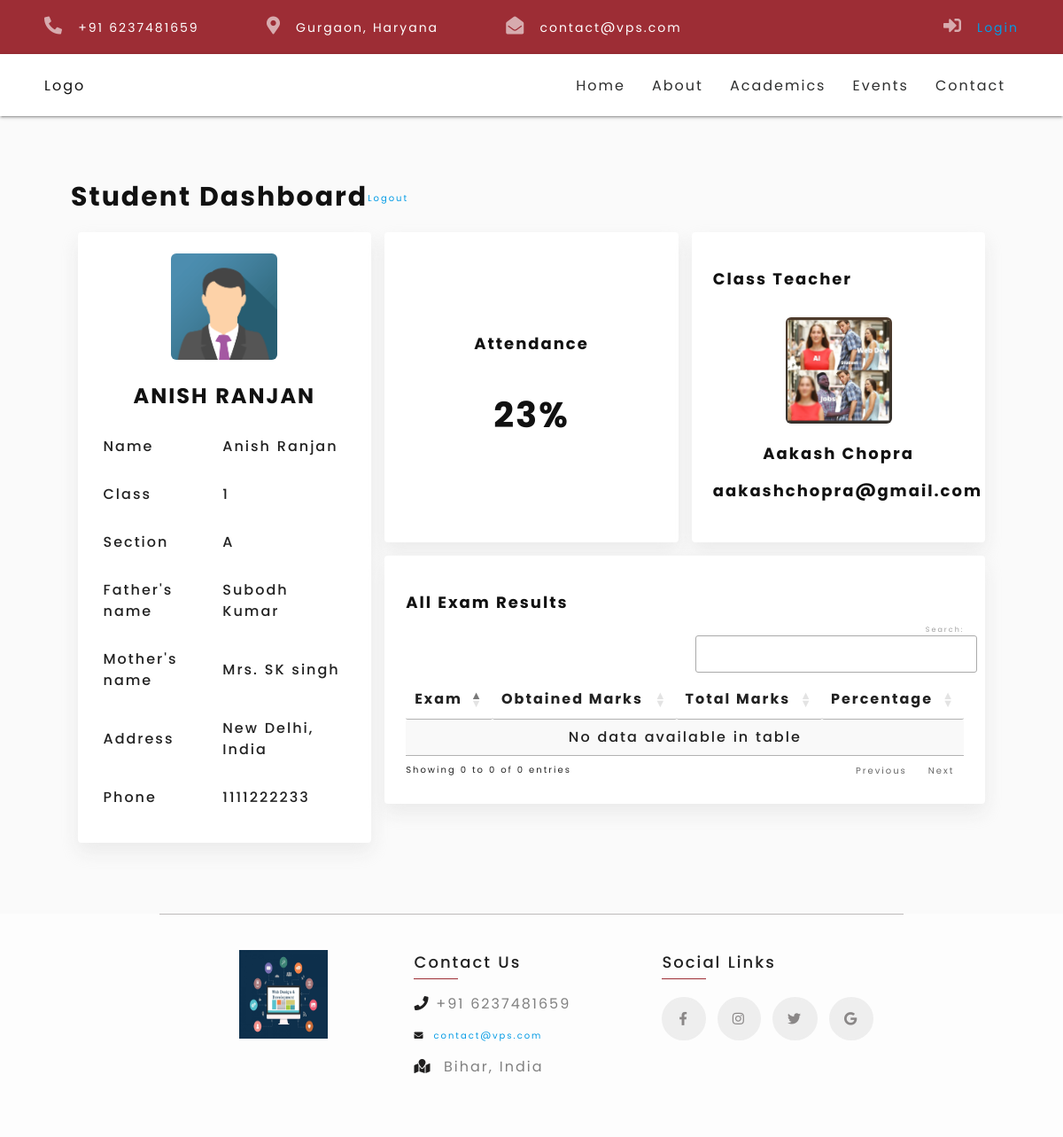
The app's page /student-profile/1/ (signed in), older data.
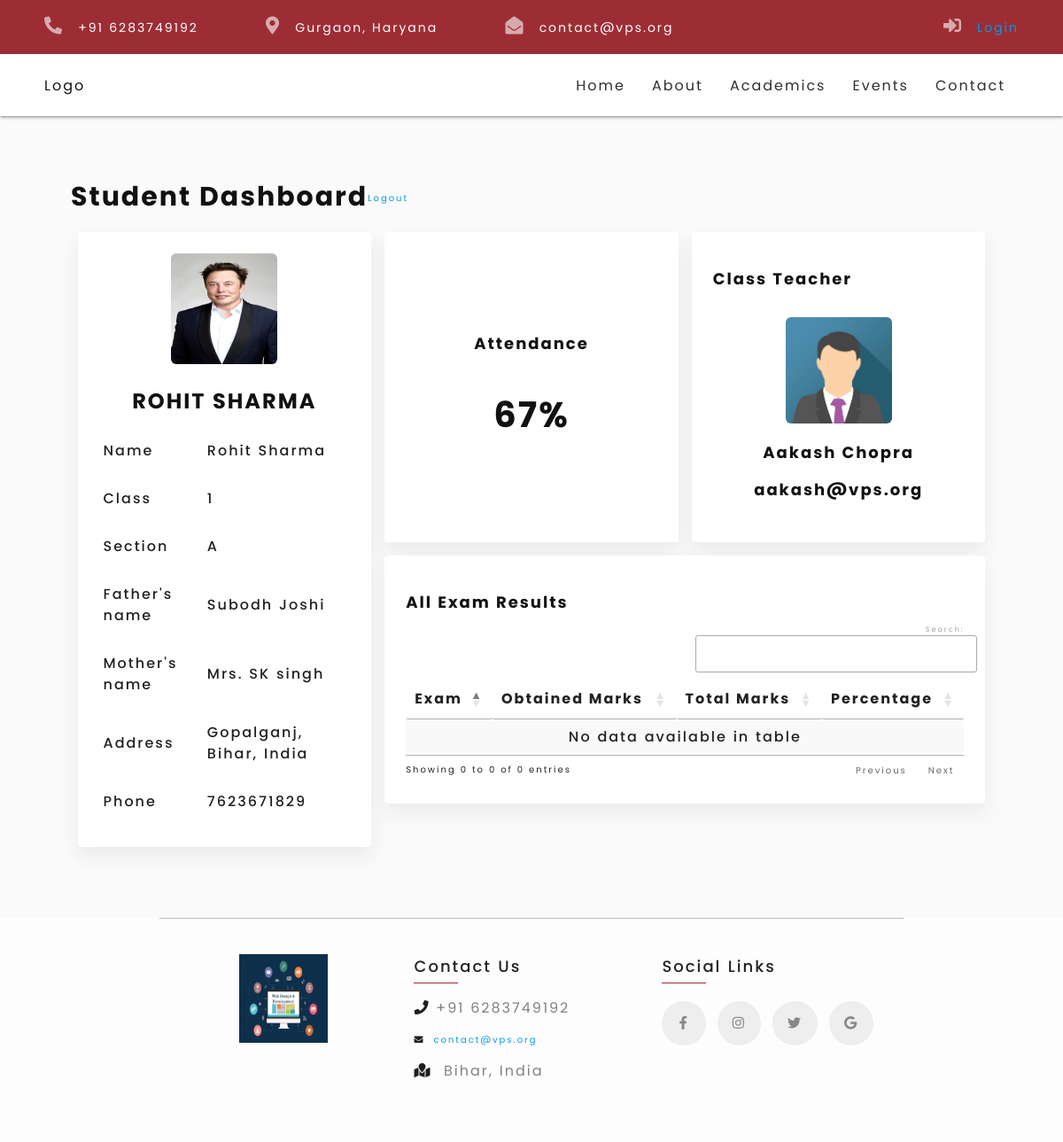
The same page, newer data.
### aboutAndStaffs/models.py (models this page shows, shortened)
class About(models.Model):
    logo = models.ImageField(upload_to="images")
    description = models.TextField(max_length=500)
    facebook = models.URLField(null=True)
    instagram = models.URLField(null=True)
    twitter = models.URLField(null=True)
    email = models.EmailField(null=True)
    contact = models.IntegerField(default=0)
    school_address = models.CharField(max_length=20, null=True)

### student/models.py (models this page shows, shortened)
class Student(models.Model):
    image = models.ImageField(upload_to="images", null=True)
    student_id = models.IntegerField(default=0)
    full_name = models.CharField(max_length=20)
    student_class = models.ForeignKey(Students_Class, on_delete=models.PROTECT)
    section = models.CharField(max_length=1)
    session_start = models.DateField()
    session_end = models.DateField()
    dob = models.DateField()
    father_name = models.CharField(max_length=20)
    contact_number = models.IntegerField(default=0)
    address = models.CharField(max_length=50)
    attendance = models.IntegerField(default=0)
    user_created = models.IntegerField(default=0, null=False)
    createdBy = models.ForeignKey(Teacher, on_delete=models.PROTECT)
    createdAt = models.DateTimeField(auto_now_add=True)

class Students_Class(models.Model):
    class_name = models.CharField(max_length=10)
    strength = models.IntegerField(default=0)
    class_teacher = models.ForeignKey(Teacher, on_delete=models.DO_NOTHING)
    tution_fees = models.IntegerField(default=0)

### teacher/models.py (models this page shows)
class Teacher(models.Model):
    image = models.ImageField(upload_to="images")
    teacher_id = models.IntegerField(default=0, unique=True)
    full_name = models.CharField(max_length=20)
    email = models.EmailField()
    designation = models.CharField(max_length=15)
    contact_number = models.IntegerField(default=0, unique=True, max_length=10)
    createdAt = models.DateTimeField(auto_now_add=True)
    def __str__(self):
        return self.full_name

### student/views.py (the view)
# urls.py: path('<int:id>/', views.student_page, name="student"),
def student_page(request, id):
    if request.user.is_authenticated:
        student = Student.objects.get(pk=id)
        results = FinalResult.objects.filter(student_id=id).order_by('-id')
        if student:
            return render(request, 'student/student_profile.html', {'student': student, 'results': results })
        else:
            return HttpResponseRedirect('/')
    else:
        return HttpResponseRedirect('/login/')

### vpsBase/context_processor.py (called while the page is built)
def render_footer(request):
    footer_content = About.objects.all()[0]
    return {
        'about_content': footer_content
    }

### student/templates/student/student_profile.html (shortened to what this page needs)
{% extends 'vpsBase/base.html' %}
{% load static %}
{% block content %}
<div class="profile-page">
    <div class="student-profile" >
    <div class="d-flex flex-row w-100">
       <h3 class="heading-student">Student Dashboard</h3>
       <a href="{% url 'logout' %}" class="mt-35">Logout</a>
    </div>
    <div class="row">
        <div class="col s12 l4">
            <div class="card student-details">
                <div class="card-content">
                 <div class="profile-img mx-auto text-center">
                   <img src={{ student.image.url }} alt="profile-image" />
                 </div>
                 <h3 style="text-transform:uppercase;text-align:center;">{{ student.full_name }}</h3>
                 <table class="profile-info ">
                    <tbody>
                      <tr>
                        <td>Name</td>
                        <td>{{ student.full_name }}</td>
                      </tr>
                      <tr>
                        <td>Class</td>
                        <td>{{ student.student_class_id }}</td>
                      </tr>
                      <tr>
                        <td>Section</td>
                        <td>{{ student.section }}</td>
                      </tr>
                      <tr>
                        <td>Father's name</td>
                        <td>{{ student.father_name }}</td>
                      </tr>
                      <tr>
                        <td>Mother's name</td>
                        <td>Mrs. SK singh</td>
                      </tr>
                      <tr>
                        <td>Address</td>
                        <td>{{ student.address }}</td>
                      </tr>
                      <tr>
                        <td> Phone</td>
                        <td>{{ student.contact_number }}</td>
                      </tr>
                    </tbody>
                  </table>
                </div>
            </div>
        </div>
        <div class="col s12 l8">
            <div class="row">
                <div class="col s12 l6">
                    <div class="card">
                        <div class="card-content attendance-card d-flex flex-column justify-content-center align-items-center">
                           <h4> Attendance</h4>
                           <h1>{{ student.attendance }}%</h1>
                        </div>
                    </div>
                </div>
                <div class="col s12 l6">
                    <div class="card">
                        <div class="card-content teacher-card">
                            <h4> Class Teacher</h4>
                            <div class="teacher-info mt-30 text-center">
                                <div class="teacher-img mx-auto">
                                <img src={{ student.student_class.class_teacher.image.url }} alt="profile-image" />
                            </div>
                              <div class="teacher-contact">
                               <h4>{{ student.student_class.class_teacher }}</h4>
                               <h4>{{ student.student_class.class_teacher.email }}</h4>
                              </div>
                              </div>
                        </div>
                    </div>
                </div>
                <div class="col s12 l12">
                    <div class="card">
                      <div class="card-content">
                          <h4>All Exam Results</h4>
                            <table id="example" class="display nowrap">
                                <thead>
                                  <tr>
                                      <th>Exam</th>
                                      <th>Obtained Marks</th>
                                      <th>Total Marks</th>
                                      <th>Percentage</th>
                                  </tr>
                                </thead>
                                <tbody>
                                </tbody>
                              </table>
                      </div>
                    </div>
                </div>
              </div>
        </div>
      </div>
</div>
</div>
{% endblock content %}

### vpsBase/templates/vpsBase/base.html (shortened to what this page needs)
<!DOCTYPE html>
{% load static %}
<html lang="en">
<head>
  <link rel="stylesheet" type="text/css" href="https://cdnjs.cloudflare.com/ajax/libs/OwlCarousel2/2.0.0-beta.3/assets/owl.carousel.min.css">
  <link rel="stylesheet" type="text/css" href="https://cdnjs.cloudflare.com/ajax/libs/OwlCarousel2/2.0.0-beta.3/assets/owl.theme.default.min.css">
  <link rel="stylesheet" href="{% static 'css/materialize/materialize.min.css' %}" />
  <link rel="stylesheet" href="{% static 'css/font-awesome/all.min.css' %}" />
  <link rel="stylesheet" href="https://cdn.datatables.net/1.10.25/css/jquery.dataTables.min.css">
  <link rel="stylesheet" href="https://cdn.datatables.net/buttons/1.7.1/css/buttons.dataTables.min.css">
  <link rel="stylesheet" href="{% static 'css/custom/styles.css' %}" />
  <link rel="stylesheet" href="{% static 'css/custom/event.css' %}" />
  <link rel="stylesheet" href="{% static 'css/custom/news.css' %}" />
  <link rel="stylesheet" href="{% static 'css/custom/resources.css' %}" />
  <link rel="stylesheet" href="{% static 'css/custom/home.css' %}" />
  <link rel="stylesheet" href="{% static 'css/custom/student-profile.css' %}" />
  <link rel="stylesheet" href="{% static 'css/custom/footer.css' %}" />
  <link rel="stylesheet" href="{% static 'css/custom/utils.css' %}" />
  <link rel="stylesheet" href="{% static 'fonts/poppins_font.css' %}" />
</head>
<body>
  {% include './navbar.html' %}
   {% block content %}{% endblock content %}
   {% include './footer.html' %}
</body>
</html>

### vpsBase/templates/vpsBase/navbar.html (shortened to what this page needs)
{% load static %}
<div class="navbar-top-panel ">
    <div class="navbar-top-panel-left">
      <ul>
        <li>
          <i class="fas fa-phone-alt"></i>
          <a href="tel:#">+91 {{ about_content.contact }}</a>
        </li>
        <li>
          <i class="fas fa-map-marker-alt"></i>
          <a href="#">Gurgaon, Haryana</a>
        </li>
        <li>
          <i class="fas fa-envelope-open"></i>
          <a href="mailto:#">{{ about_content.email }}</a>
        </li>
      </ul>
    </div>
    <div class="navbar-top-panel-right">
      <i class="fas fa-sign-in-alt"></i>
      <a href="{% url 'login' %}">Login</a>
    </div>
  </div>
  <nav>
    <div class="nav-wrapper">
      <a href="#" class="brand-logo">Logo</a>
      <ul class="right hide-on-med-and-down">
        <li><a href="{% url 'home' %}">Home</a></li>
        <li><a class="dropdown-trigger" href="#" data-target="about-dropdown">About</a></li>
        <li><a class="dropdown-trigger" href="#" data-target="academics-dropdown">Academics</a></li>
        <li><a href="#events">Events</a></li>
        <li><a href="{% url 'contact' %}">Contact</a></li>
      </ul>
    </div>
  </nav>

### vpsBase/templates/vpsBase/footer.html (shortened to what this page needs)
{% load static %}
<div class="container">
  <div class="row justify-content-center my-20">
    <div class="col s12 l4 text-center">
     <img src="{% static 'images/footer_img.jpg' %}" alt="vps_logo" class="footer-logo">
    </div>
    <div class="col s12 l4 d-flex flex-column">
     <p class="footer-heading">Contact Us</p>
     <p style="color: grey">
        <i class="fas fa-phone" style="color: rgb(31, 30, 30)"></i
        >&nbsp;+91 {{ about_content.contact }}
      </p>
      <a href="mailto:contact@vps.com">
        <i class="fas fa-envelope" style="color: rgb(31, 30, 30)"></i
        >&nbsp;&nbsp;{{ about_content.email }}
      </a>
      <p style="color: grey;margin-bottom: 40px;">
        <i class="fas fa-map-marked" style="color: rgb(31, 30, 30)"></i
        >&nbsp;&nbsp;{{ about_content.school_address }}
      </p>
    </div>
    <div class="col s12 l4 d-flex flex-column">
        <p class="footer-heading">Social Links</p>
        <div class="flex flex-row mt-20">
      <a href="{{ about_content.facebook }}" class="social-links-1">
          <i class="fab fa-facebook-f"></i>
      </a>
      <a href="{{ about_content.instagram }}" class="social-links-2" style="margin-left: 8px;">
        <i class="fab fa-instagram"></i>
    </a>
    <a href="{{ about_content.twitter }}" class="social-links-3" style="margin-left: 8px;margin-right: 8px; ">
        <i class="fab fa-twitter "></i>
    </a>
    <a href="mailto:{{ about_content.email }}" class="social-links-4">
        <i class="fab fa-google "></i>
    </a>
</div>
    </div>
  </div>
</div>

### static/css/custom/styles.css (style rules this page uses)
* { box-sizing: border-box; }
:root { --bg-color: #9D2D35; --font-color:#2d2e2e; }
html { font-size: 62.5%; letter-spacing: 2px; }
body { padding: 0; margin: 0; background-color: #fdfdfd; font-family: "Poppins", sans-serif; }
h1, h2, h3, h4, h5, h6 { line-height: 1.5; font-family: "Poppins"; font-weight: bold; color: #111; }
h1 { font-size: 4rem; }
h3 { font-size: 2.4rem; }
h4 { font-size: 1.8rem; }
p { font-size: 1.4rem; line-height: 1.5; }
.text-center { text-align: center; }
@media screen and (min-width: 601px) { p { font-size: 1.6rem;; } }

### static/css/custom/home.css (style rules this page uses)
.navbar-top-panel { display: none; }
nav { background-color: var(--bg-color); position: sticky; top: 0; left: 0; z-index: 10; }
nav .brand-logo { color: #121212; font-size: 1.6rem; }
nav .nav-wrapper ul { margin : 0; }
nav, nav .nav-wrapper i, nav a.sidenav-trigger, nav a.sidenav-trigger i { line-height: 3.2 !important; }
@media only screen and (min-width: 601px) { .navbar-top-panel { display: block; display: flex; justify-content: space-between; align-items: center; background-color: var(--bg-color); color: #fff; padding: 0.5rem 5rem; font-size: 1.4rem; } }
@media only screen and (min-width: 601px) { .navbar-top-panel-left ul li { list-style: none; display: inline-block; margin-right: 7rem; } }
@media only screen and (min-width: 601px) { .navbar-top-panel-left a { color: #fff; } }
@media only screen and (min-width: 601px) { .navbar-top-panel .fas { margin-right: 1rem; opacity: 0.6; font-size: 2rem; } }
@media only screen and (min-width: 601px) { nav { height: 7rem; padding: 1rem 5rem; align-items: center; background-color: #fff; } }
@media only screen and (min-width: 601px) { .nav-wrapper ul a, .brand-logo { font-size: 1.6rem; color: var(--font-color); } }

### static/css/custom/student-profile.css (style rules this page uses)
.profile-page { background: #Fafafa; }
.student-details .profile-img , .student-profile .teacher-img { width: 50%; }
.student-details , .student-profile { width: 100%; border-radius: 100%; }
.profile-img img { border-radius: 5%; max-height: 125px; min-width: 120px; max-width: 120px; }
.teacher-img img { border-radius: 5%; max-height: 125px; min-width: 120px; max-width: 120px; }
.student-profile .card { border-radius: 4px; box-shadow: 0px 10px 20px 0px rgb(229 229 229 / 75%); }
.heading-student { font-size: 3rem; }
.teacher-card .teacher-info { flex-direction: column; }
.profile-page table tr { font-size: 1.6rem; font-weight: 500; }
table.profile-info tr { border-bottom:none ; }
@media only screen and (min-width: 601px) { .profile-page { padding: 0 !important; } }
@media only screen and (min-width: 601px) { .student-profile, .teacher-profile { padding: 5rem 8rem !important; } }
@media only screen and (min-width: 601px) { .student-profile .attendance-card, .student-profile .teacher-card { height: 35rem; } }
@media only screen and (min-width: 601px) { .teacher-card .teacher-info { flex-direction: row; justify-content: space-evenly !important; } }

### static/css/custom/footer.css (style rules this page uses)
.footer-logo { height: 100px; width: 100px; margin-bottom: 40px; }
p.footer-heading { margin-top: 0; font-size: 18px; padding-left: 0 !important; font-weight: 500; margin-bottom: 6px !important; }
p.footer-heading::after { display: block; height: 1.2px; width: 50px; background-color: var(--bg-color); margin-top: 5px; content: ""; position: absolute; }
a.social-links-1 { text-decoration: none; color: rgb(138, 135, 135) !important; background-color: #eee; display: inline-block; padding: 12px 17px 11px 17px !important; border-radius: 50%; font-size: 1.5rem; border: solid 2.5px #eee; transition-duration: 0.3s; }
a.social-links-2 { text-decoration: none; color: rgb(36, 35, 35); display: inline-block; background-color: #eee; color: rgb(138, 135, 135) !important; padding: 12px 15px 11px 15px !important; border-radius: 50%; font-size: 1.5rem; border: solid 2.5px #eee; transition-duration: 0.3s; }
a.social-links-3 { text-decoration: none; color: rgb(36, 35, 35); display: inline-block; background-color: #eee; color: rgb(138, 135, 135) !important; padding: 12px 15px 11px 15px !important; border-radius: 50%; font-size: 1.5rem; border: solid 2.5px #eee; transition-duration: 0.3s; }
a.social-links-4 { text-decoration: none; color: rgb(36, 35, 35); display: inline-block; background-color: #eee; color: rgb(138, 135, 135) !important; padding: 12px 15px 11px 15px !important; border-radius: 50%; font-size: 1.5rem; border: solid 2.5px #eee; transition-duration: 0.3s; }

Row changes from the older to the newer data that the page shows:
changed About "Bihar, India": contact "6237481659" → "6283749192"; email "contact@vps.com" → "contact@vps.org"
changed Student "Aakash Chopra": image: picture added in place of a placeholder; full_name "ANISH RANJAN" → "ROHIT SHARMA"; full_name "Anish Ranjan" → "Rohit Sharma"; father_name "Subodh Kumar" → "Subodh Joshi"; address "New Delhi, India" → "Gopalganj, Bihar, India"; contact_number "1111222233" → "7623671829"; attendance "23" → "67"; student_class.class_teacher.image: a different picture; student_class.class_teacher.email "aakashchopra@gmail.com" → "aakash@vps.org"
